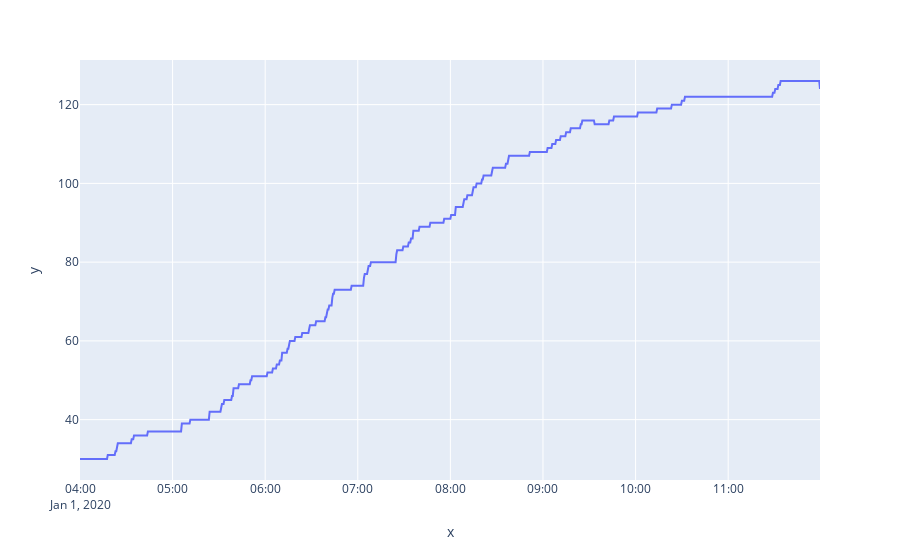

The notebook cell saved with this chart:
### Code cell
DRIVER_TRIP = db.driver_ride_hail_trip


cursor = DRIVER_TRIP.aggregate([
    {
        '$match': {
            'run_id': 'r0kZnIvJqUWg'
        }
    }, {
        '$group': {
            '_id': {
                'user': '$user'
            }, 
            'entered_market': {
                '$min': '$_created'
            }, 
            'exit_market': {
                '$max': '$_updated'
            }
        }
    }
])

docs = list(cursor)
start_time = datetime(2020, 1, 1, 4, 0)
end_time = datetime(2020, 1, 1, 12, 0)

results = []

for elapsed_time in range(0, int((end_time-start_time).total_seconds()), 30):
    sim_clock = start_time + relativedelta(seconds=elapsed_time)
    value = 0
    for doc in docs:
        if (doc['entered_market'] <= sim_clock) and (doc['exit_market'] >= sim_clock):
            value += 1
    
    results.append({
        "sim_clock": sim_clock,
        "value": value
    })

px.line(x=[item['sim_clock'] for item in results], y=[item['value'] for item in results])

### Figure 1 — Plotly figure (JSON) as saved in the notebook; plotly's stock layout.template omitted (floating-point values rounded to 4 significant figures; data arrays with more than 128 entries replaced by an {"elided": "..."} marker saying what was removed)
{"data": [{"hovertemplate": "x=%{x}<br>y=%{y}<extra></extra>", "legendgroup": "", "line": {"color": "#636efa", "dash": "solid"}, "marker": {"symbol": "circle"}, "mode": "lines", "name": "", "orientation": "v", "showlegend": false, "type": "scatter", "x": {"elided": "960 str values"}, "xaxis": "x", "y": {"elided": "960 int values"}, "yaxis": "y"}], "layout": {"autosize": true, "legend": {"tracegroupgap": 0}, "margin": {"t": 60}, "xaxis": {"anchor": "y", "autorange": true, "domain": [0, 1], "range": ["2020-01-01 04:00", "2020-01-01 11:59:30"], "title": {"text": "x"}, "type": "date"}, "yaxis": {"anchor": "x", "autorange": true, "domain": [0, 1], "range": [24.67, 131.3], "title": {"text": "y"}, "type": "linear"}}}
